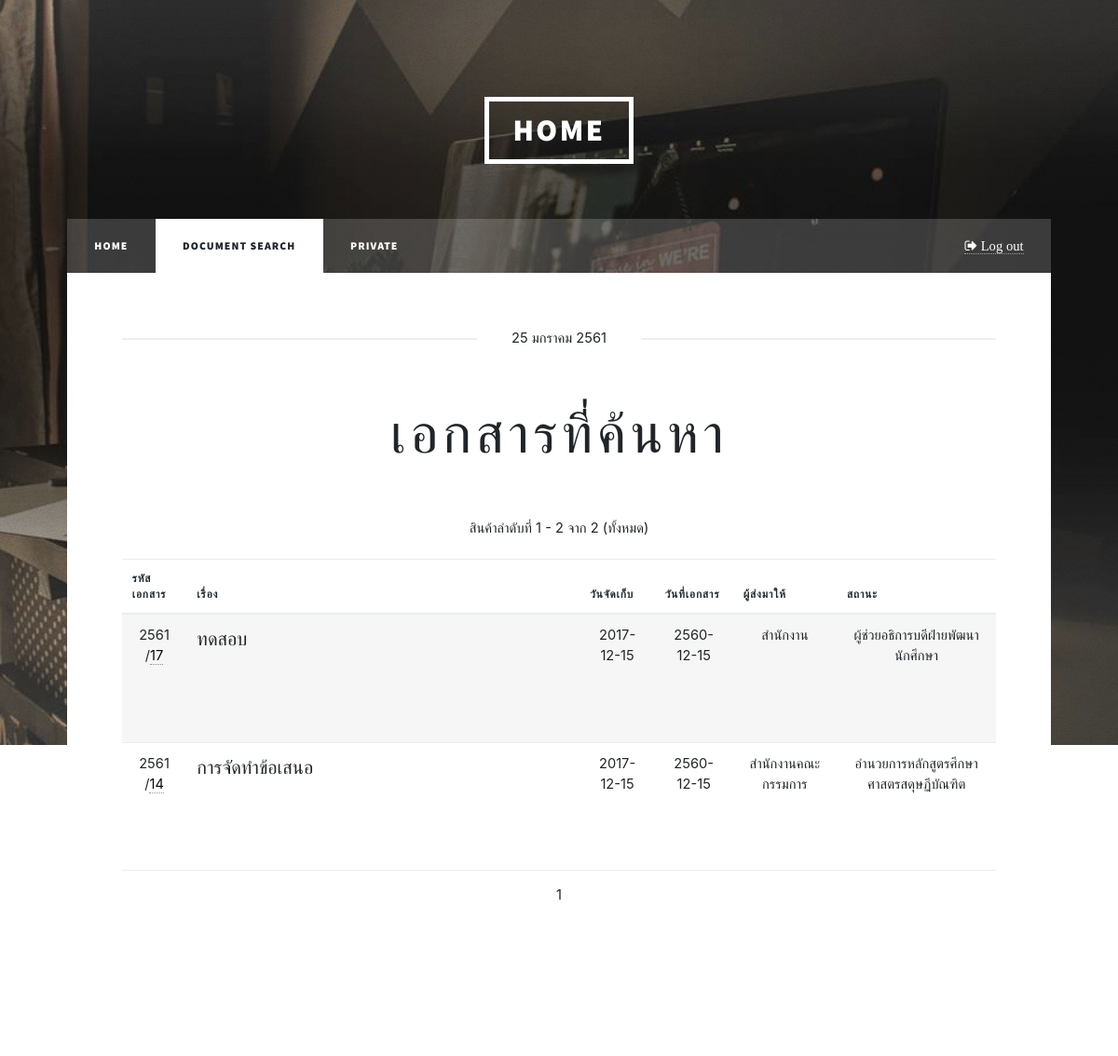
Screenshot of /user5/Search.php (signed in) with the database file from the repository.
### tables this page shows
CREATE TABLE `document` (
  `fromName` varchar(150) NOT NULL,
  `statusName` varchar(150) NOT NULL,
  `documentDate` date NOT NULL,
  `documentTime` date NOT NULL,
  `attachment` varchar(300) NOT NULL,
  `categoryDocument` varchar(150) NOT NULL,
  `documentName` varchar(250) NOT NULL,
  `action` varchar(150) NOT NULL,
  `story` varchar(250) NOT NULL,
  `Number_of_book` varchar(10) NOT NULL,
  `positionId` int(11) NOT NULL,
  `documentId` int(11) NOT NULL
);

### connect.php (called while the page is built, shortened)
<?php
	$months=array(  "0"=>"", "01"=>"มกราคม", "02"=>"กุมภาพันธ์", "03"=>"มีนาคม", "04"=>"เมษายน", "05"=>"พฤษภาคม", "06"=>"มิถุนายน", "07"=>"กรกฎาคม", "08"=>"สิงหาคม", "09"=>"กันยายน", "10"=>"ตุลาคม",  "11"=>"พฤศจิกายน",  "12"=>"ธันวาคม"
		);
	$date = date('j');
	$m = date('m');
	$month = $months[$m];
	$year = date('Y')+543;
?>

### user5/Search.php (the view, shortened to what this page needs)
<?php
include "../connect.php";
include "../pagination.php";
if($_SESSION['ses_Id'] ==""){
	header("Location: ../login.php");
	die();
} else if($_SESSION['status'] != 5){
	header("Location: ../logout.php");
	die();
}else{
	?>
	<!DOCTYPE HTML>
<html>
<head>
	<link rel="stylesheet" href="../assets/css/main.css" />
	<link href="../assets/css/freelancer.min.css" rel="stylesheet">
	<link href="../assets/css/bootstrap.min.css" rel="stylesheet">
</head>
<body class="is-loading">
	<?php
	$num=$_SESSION['ses_position'];
	$field = "ทั้งหมด";
	$sql = "SELECT document.* FROM document LEFT JOIN access
	  on document.documentId = access.documentId
	  WHERE access.positionId = '$num' " ;
	$sql .= " ORDER BY document.documentId DESC";
	$result = page_query($link, $sql, 5);
	$first = page_start_row();
	$last = page_stop_row();
	$total = page_total_rows();
	?>
	<div id="wrapper" class="fade-in">
		<header id="header">
			<a href="index.php" class="logo">Home</a>
		</header>
		<nav id="nav">
			<ul class="links">
				<ul class="links">
				<li ><a href="../user5/index.php">Home</a></li>
				<li class="active"><a href="../user5/Document.php">Document search</a></li>
				<li><a href="../user5/private.php?userId=<?php echo $_SESSION['ses_userId']?>">private</a></li>
			</ul>
			</ul>
			<ul class="icons">
				<li><a href="../logout.php" class="fa fa-sign-out"><span class="label"> Log out</span></a></li>
			</ul>
		</nav>
		<div id="main">
			<article class="post featured">
				<header class="major">
					<span class="date" >
						<?php echo "$date $month $year";?>
					</span>
					<h2><a href="#">เอกสารที่ค้นหา</a></h2>
				</header>
				<div class="table-wrapper">
					<caption>
						<?php 	echo "สินค้าลำดับที่  $first - $last จาก $total  ($field)"; ?>
					</caption>
					<br><br>
					<table class="table">
						<thead>
							<tr>
								<th>รหัสเอกสาร</th>
								<th>เรื่อง</th>
								<th>วันจัดเก็บ</th>
								<th>วันที่เอกสาร</th>
								<th>ผู้ส่งมาให้</th>
								<th>สถานะ</th>
							</tr>
						</thead>
						<tbody>
							<?php
							while ($row = mysqli_fetch_array($result)) {
								?>
								<tr>
									<td>
											<?php echo "$year /";?><a href="../user5/accessDocument.php?documentId=<?php echo $row['documentId']?>" ><?php echo $row['documentId'];?></a>
										</td>
									<td><p><?php echo $row['documentName'];?></p></td>
									<td><?php echo $row['documentTime'];?></td>
									<td><?php echo $row['documentDate'];?></td>
									<td><?php echo $row['fromName']; ?></td>
									<td><?php echo $row['statusName'];?></td>
								</tr>
								<?php
							}
							?>
						</tbody>
					</table>
				</div>
			</article>
		</div>
				<div id="copyright">
					<ul><li>&copy; Untitled</li><li>By: <a href="#">Foremost & Kwang</a></li></ul>
				</div>
			</div>
		</body>
		</html>
		<?php }
		?>

### rows the page displays
document: documentId "17", documentName "ทดสอบ", documentTime "2017-12-15", documentDate "2560-12-15", fromName "สำนักงาน", statusName "ผู้ช่วยอธิการบดีฝ่ายพัฒนานักศึกษา"
document: documentId "14", documentName "การจัดทำข้อเสนอ", documentTime "2017-12-15", documentDate "2560-12-15", fromName "สำนักงานคณะกรรมการ", statusName "อำนวยการหลักสูตรศึกษาศาสตรสดุษฏีบัณฑิต"

### other values shown
$date "25"
$month "มกราคม"
$year "2561"
$first "1"
$last "2"
$total "2"
$field "ทั้งหมด"
$t "1"
